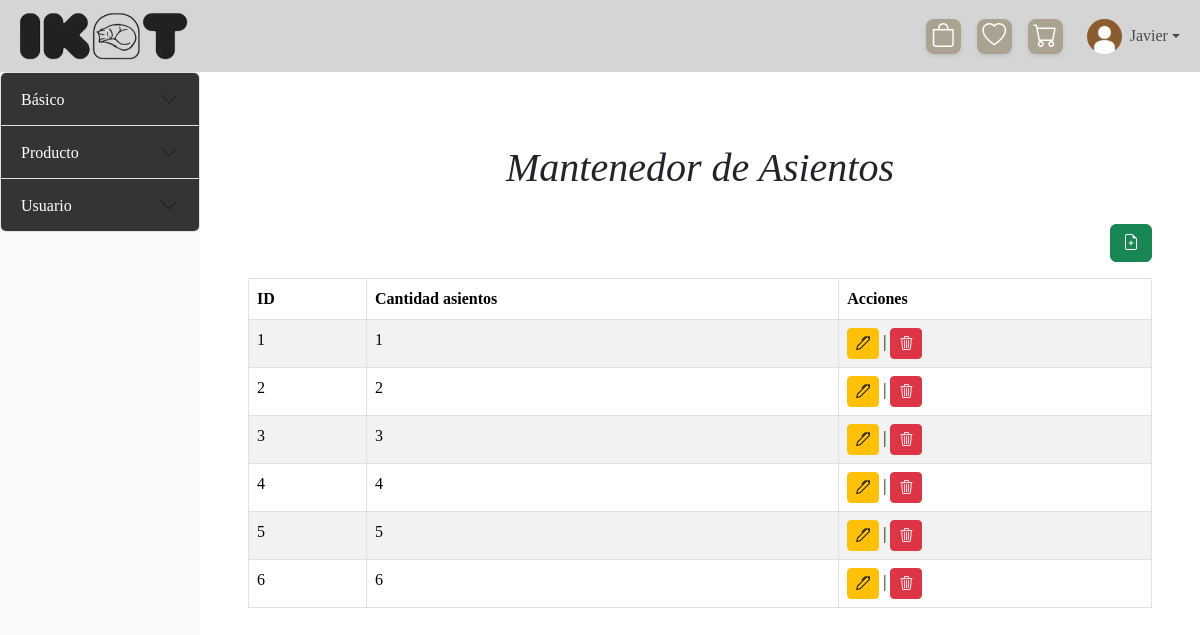
Screenshot of /mantenedores/Mantenedor_n_asientos/mostrar_n_asientos.php (signed in) with the database file from the repository.
### tables this page shows
CREATE TABLE `n_asientos` (
  `id_n_asientos` int(11) NOT NULL,
  `cantidad_asientos` int(11) NOT NULL
);

### mantenedores/Mantenedor_n_asientos/mostrar_n_asientos.php (the view, shortened to what this page needs)
<?php
include '../../config/conexion.php';
?>
<!DOCTYPE html>
<html lang="es">
<head>
    <link href="https://cdn.jsdelivr.net/npm/bootstrap@5.3.3/dist/css/bootstrap.min.css" rel="stylesheet">
    <link rel="stylesheet" href="https://cdn.jsdelivr.net/npm/bootstrap-icons@1.11.3/font/bootstrap-icons.min.css">
    <link rel="stylesheet" href="..\..\assets\css\styles.css">
</head>
<body>
    <?php include $_SERVER['DOCUMENT_ROOT'] . '/xampp/TIS-1/IKAT/templates/header.php';?>
    <div class="d-flex">
        <?php include '../sidebar-mantenedores.php';?>
        <div class="content-area flex-grow-1 p-5 col-4 col-md-10">
            <h1 class="text-center p-4">Mantenedor de Asientos</h1>
            <div class="d-flex justify-content-end mb-3">
                    <a class="btn btn-success" data-bs-toggle="modal" data-bs-target="#agregarNasientosModal">
                        <i class="bi bi-file-earmark-plus"></i>
                    </a>
                </div>
            <div class="table-responsive">
                <?php
                    $sql = "SELECT * FROM n_asientos";
                    $result = $conn->query($sql);
                    if ($result->num_rows > 0) {
                        echo "<table class='table table-bordered table-striped'>
                                <thead class='thead-dark'>
                                    <tr>
                                        <th>ID</th>
                                        <th>Cantidad asientos</th>
                                        <th>Acciones</th>
                                    </tr>
                                </thead>
                                <tbody>";
                        while($row = $result->fetch_assoc()) {
                            echo "<tr>
                                    <td>" . $row["id_n_asientos"] . "</td>
                                    <td>" . $row["cantidad_asientos"] . "</td>
                                    <td>
                                        <a class='btn btn-warning btn-sm' data-bs-toggle='modal' data-bs-target='#editarNasientosModal" . $row["id_n_asientos"] . "'><i class='bi bi-pen'></i></a> |
                                        <a href='borrar_n_asientos.php?id=" . $row["id_n_asientos"] . "' class='btn btn-danger btn-sm'><i class='bi bi-trash3'></i></a>
                                    </td>
                                  </tr>";
                        }
                        echo "</tbody></table>";
                    } else {
                        echo "<p class='text-center'>No hay asientos registrados.</p>";
                    }
                ?>
            </div>
        </div>
    </div>
</body>
</html>

### assets/css/styles.css (style rules this page uses)
body { font-family: "Newsreader", serif !important; }
h1, h2, h3 { font-family: "Newsreader", serif !important; font-style: italic; }
p, a { font-family: "Newsreader", serif !important; font-style: normal; }

### mantenedores/sidebar-mantenedores.php (style rules this page uses)
html, body { min-width: 450px; overflow-x: hidden; }

### rows the page displays
n_asientos: id_n_asientos "1", cantidad_asientos "1"
n_asientos: id_n_asientos "2", cantidad_asientos "2"
n_asientos: id_n_asientos "3", cantidad_asientos "3"
n_asientos: id_n_asientos "4", cantidad_asientos "4"
n_asientos: id_n_asientos "5", cantidad_asientos "5"
n_asientos: id_n_asientos "6", cantidad_asientos "6"

### other values shown
$_SESSION['nombre_usuario'] "Javier"
